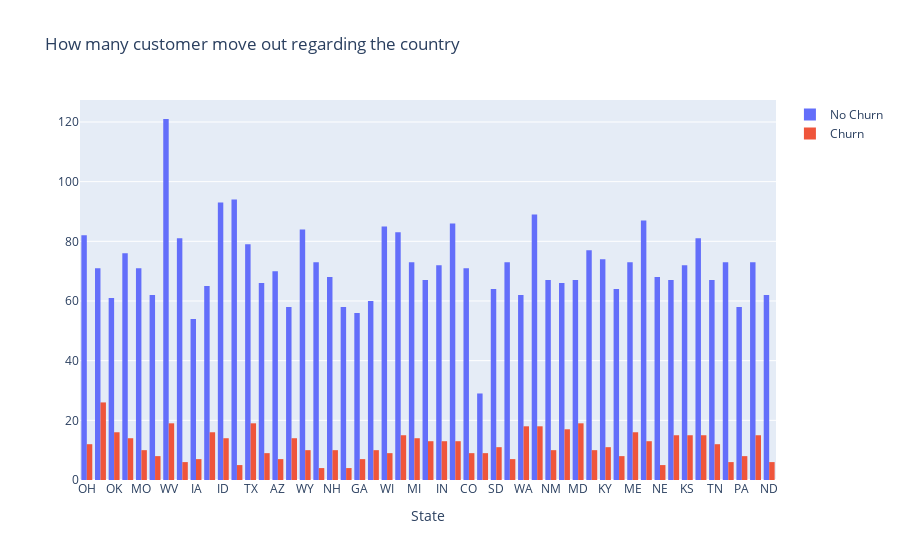

Here is the notebook cell this chart was saved with:
### Markdown cell above
### <font color="darkred"> States With Churn or Retained Customer :</font> <a class= "anchor" id="subhead1"></a>

### Code cell
fig = go.Figure()
fig.add_trace(go.Histogram(x=telco_df["state"][telco_df["churn"] == "no"], name="No Churn"))
fig.add_trace(go.Histogram(x=telco_df["state"][telco_df["churn"] == "yes"], name="Churn"))

fig.update_layout(
    title="How many customer move out regarding the country",
   xaxis_title="State")

fig.show()

### Figure 1 — Plotly figure (JSON) as saved in the notebook; plotly's stock layout.template omitted (floating-point values rounded to 4 significant figures; data arrays with more than 128 entries replaced by an {"elided": "..."} marker saying what was removed)
{"data": [{"name": "No Churn", "type": "histogram", "x": {"elided": "3653 str values"}}, {"name": "Churn", "type": "histogram", "x": {"elided": "597 str values"}}], "layout": {"title": {"text": "How many customer move out regarding the country"}, "xaxis": {"title": {"text": "State"}}}}
